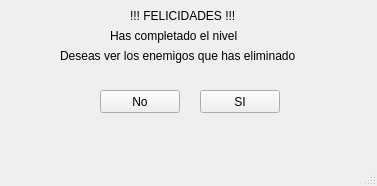
<?xml version="1.0" encoding="UTF-8"?>
<ui version="4.0">
 <class>Terminado</class>
 <widget class="QMainWindow" name="Terminado">
  <property name="geometry">
   <rect>
    <x>0</x>
    <y>0</y>
    <width>377</width>
    <height>186</height>
   </rect>
  </property>
  <property name="windowTitle">
   <string>MainWindow</string>
  </property>
  <widget class="QWidget" name="centralwidget">
   <widget class="QPushButton" name="pushButton">
    <property name="geometry">
     <rect>
      <x>100</x>
      <y>90</y>
      <width>80</width>
      <height>23</height>
     </rect>
    </property>
    <property name="text">
     <string>No</string>
    </property>
   </widget>
   <widget class="QPushButton" name="pushButton_2">
    <property name="geometry">
     <rect>
      <x>200</x>
      <y>90</y>
      <width>80</width>
      <height>23</height>
     </rect>
    </property>
    <property name="text">
     <string>SI</string>
    </property>
   </widget>
   <widget class="QLabel" name="label">
    <property name="geometry">
     <rect>
      <x>130</x>
      <y>0</y>
      <width>121</width>
      <height>31</height>
     </rect>
    </property>
    <property name="text">
     <string>!!! FELICIDADES !!!</string>
    </property>
   </widget>
   <widget class="QLabel" name="label_2">
    <property name="geometry">
     <rect>
      <x>110</x>
      <y>20</y>
      <width>161</width>
      <height>31</height>
     </rect>
    </property>
    <property name="text">
     <string>Has completado el nivel</string>
    </property>
   </widget>
   <widget class="QLabel" name="label_3">
    <property name="geometry">
     <rect>
      <x>60</x>
      <y>40</y>
      <width>271</width>
      <height>31</height>
     </rect>
    </property>
    <property name="text">
     <string>Deseas ver los enemigos que has eliminado</string>
    </property>
   </widget>
  </widget>
  <widget class="QMenuBar" name="menubar">
   <property name="geometry">
    <rect>
     <x>0</x>
     <y>0</y>
     <width>377</width>
     <height>20</height>
    </rect>
   </property>
  </widget>
  <widget class="QStatusBar" name="statusbar"/>
 </widget>
 <resources/>
 <connections/>
</ui>
